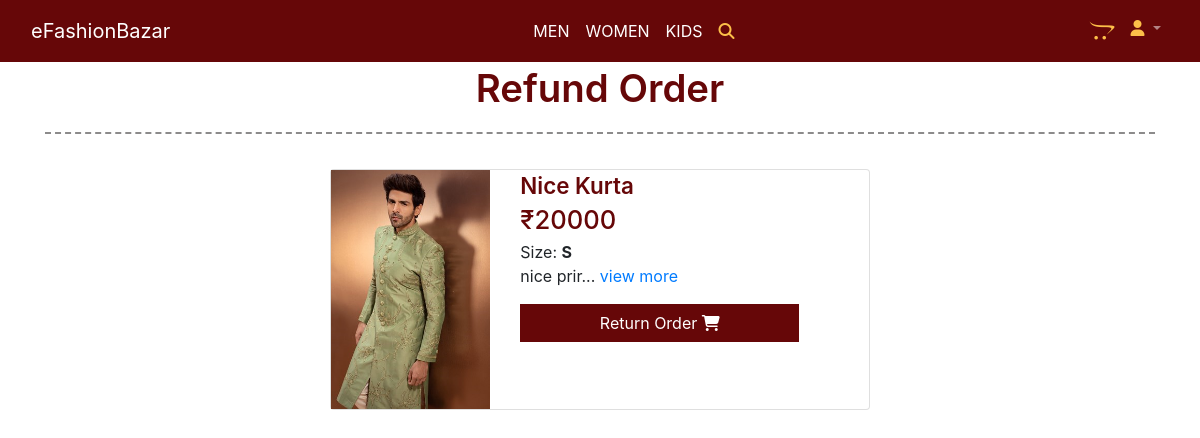
The app's page /return/ (signed in) with its own data.
### products/models.py (models this page shows, shortened)
class OrderItem(models.Model):
    SIZE_OPTION = [
        ('S', 'S'),
        ('M', 'M'),
        ('L', 'L'),
        ('XL', 'XL'),
        ('2XL', '2XL'),
    ]
    user = models.ForeignKey(User, on_delete=models.CASCADE)
    ordered = models.BooleanField(default=False)
    item = models.ForeignKey(Item, on_delete=models.CASCADE)
    quantity = models.IntegerField(default=1)
    size = models.CharField(max_length=100, choices=SIZE_OPTION, null=True)

class Item(models.Model):
    category = models.ForeignKey(Category, on_delete=models.CASCADE)
    p_name = models.CharField(max_length=200)
    p_image = models.ImageField(upload_to='Items')
    second_img = models.ImageField(upload_to='Second Img', null=True, blank=True)
    third_img = models.ImageField(upload_to='Third Img', null=True, blank=True)
    p_price = models.IntegerField()
    p_dis_price = models.IntegerField()
    p_desc = models.TextField()
    small_size = models.BooleanField(null=True)
    medium_size = models.BooleanField(null=True)
    large_size = models.BooleanField(null=True)
    xl_size = models.BooleanField(null=True)
    xxl_size = models.BooleanField(null=True)
    p_slug = models.SlugField(max_length=200)

### products/views.py (the view)
# urls.py: path('return/', returnorder, name="return"),
@login_required
def returnorder(request):
    myorder = Order.objects.get(user=request.user,ordered=True)
    if request.method=="POST":
        reason_refund = request.POST.get('reason')
        myorder.refund_requested_reason = reason_refund
        myorder.refund_requested = True
        myorder.save()
    context = {
        'order': myorder,
    }
    return render(request, 'refund.html', context)

### products/templates/refund.html (shortened to what this page needs)
{% extends 'base.html' %}
{% block mainCont %} {% load static %}
<section class="refundSec">
  <div class="container">
    <div class="row">
      <div class="col-lg-12 col-12">
        <p class="text-center categoriesMainTitle">Refund Order</p>
        <hr class="style5" />
      </div>
    </div>
    <div class="row">
      {% if order.items.all %} {% for i in order.items.all %}
      <div class="col-lg-6 col-md-10 col-12 m-auto">
        <div class="card cartSecCard">
          <div class="row">
            <div class="col-lg-4 col-md-4 col-4">
              <a href="{% url 'product-detail' i.item.id %}">
                <img
                  src="{{ i.item.p_image.url }}"
                  class="img-fluid cartSecCardImage"
                  alt="{{ i.item.p_name }}"
                />
              </a>
            </div>
            <div class="col-lg-8 col-md-8 col-8">
              <a href="{% url 'product-detail' i.item.id %}">
                <p class="card-title cartSecCardTitle">{{ i.item.p_name }}</p>
              </a>
              <p class="cartSecCardPrice">₹{{ i.item.p_price }}</p>
              <p class="cartSecCardSize">Size: <strong>S</strong></p>
              <p class="cartSecCardPara d-none d-sm-none d-md-block d-lg-block">
                {{ i.item.p_desc|slice:"0:72" }}...
                <a href="{% url 'product-detail' i.item.id %}">view more</a>
              </p>
              {% if i.refund_requested %}
              <p class="cartSecCardmsgRefund">
                {% if i.refund_granted %} Refund Granted {% endif %} Refund
                Requested
              </p>
              {% else %}
              <button
                class="btn cartSecCardBtn"
                data-toggle="modal"
                data-target="#exampleModal"
              >
                Return Order
                <i class="fa fa-shopping-cart" aria-hidden="true"></i>
              </button>
              {% endif %}
            </div>
          </div>
        </div>
      </div>
      {% endfor %} {% endif %}
    </div>
  </div>
</section>
{% endblock mainCont %}

### products/static/css/itsmystyle.css (style rules this page uses)
html { scroll-behavior: smooth; }
* { margin: 0; padding: 0; box-sizing: border-box; }
a { text-decoration: none; }
:root { --mainCol: #fcbf49; --bgMainCol: #ffffff; --seconMainBgCol: #660708; --txtCol: #000000; --sidenavtxtcol: #ffffff; }
.categoriesMainTitle { font-size: 2.4rem; font-weight: 600; line-height: 1.4; color: var(--seconMainBgCol); }
hr.style5 { background-color: #fff; border-top: 2px dashed #8c8b8b; }
.cartSecCard { width: 100%; height: auto; margin-top: 1.2rem; }
.cartSecCardImage { width: 100%; height: 100%; }
.cartSecCardTitle { font-size: 1.4rem; font-weight: 600; line-height: 1.4; color: var(--seconMainBgCol); margin-bottom: 0rem; }
.cartSecCardPrice { font-size: 1.6rem; font-weight: 500; margin-bottom: 0rem; color: var(--seconMainBgCol); }
.cartSecCardSize { font-size: 1rem; margin-bottom: 0rem; }
.cartSecCardBtn { width: 80%; background-color: var(--seconMainBgCol); border-radius: 2px solid var(--seconMainBgCol); color: #ffffff; }
.refundSec { width: 100%; height: auto; margin-bottom: 4rem; }

### records on screen
OrderItem: item.p_image (picture), item.p_name "Nice Kurta", item.p_price "20000", item.p_desc "nice prir"
